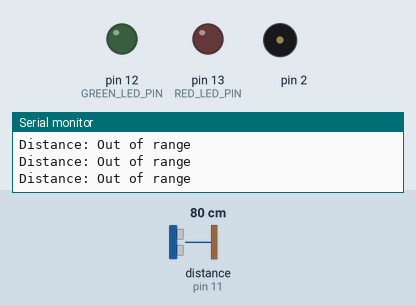
Simulated run of this sketch. Board: Arduino Uno, built with avr-gcc and run on an emulated ATmega328P. On the bench: output pins drawn as LEDs (lit = HIGH), buzzer (waves = sounding), the last lines printed to the serial monitor. Wiring (inferred from the names in the program): ultrasonic range finder: trigger pin 10; echo pin 11. Dashed ring = blinking. The inputs (shaded band) are chosen by the test bench; at power-on: distance to the obstacle (sensor on pin 11) 80 cm. The echo pulse lasts 58.3 µs per cm; pins used as bus, display or sensor lines are not drawn.

Above: at 1.2 s.
1.3 s: distance to the obstacle (sensor on pin 11) set to 20 cm
3.4 s: distance to the obstacle (sensor on pin 11) set to 16 cm
At 3.84 s:
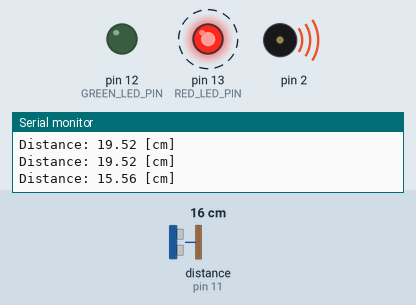
6.4 s: distance to the obstacle (sensor on pin 11) set to 35 cm
At 6.85 s:
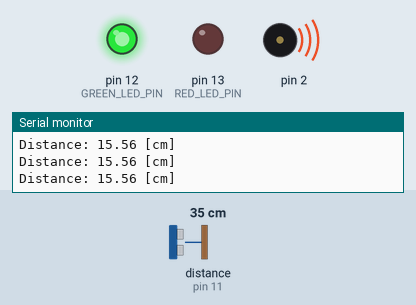
9.4 s: distance to the obstacle (sensor on pin 11) set to 9 cm
At 10.28 s:
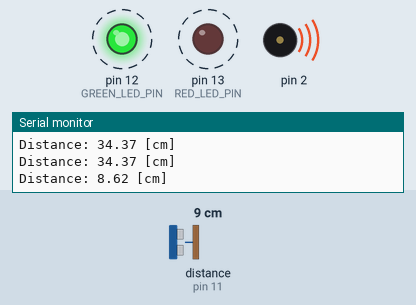
12.4 s: distance to the obstacle (sensor on pin 11) set to 18 cm
At 13.9 s:
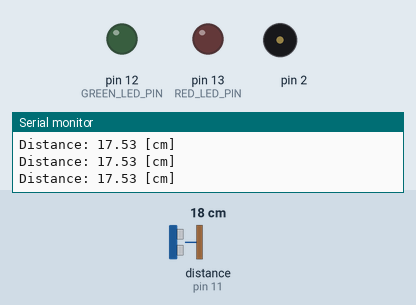
Timing chart, 0 to 14.9 s (numbered marks = the images above; inputs shaded):
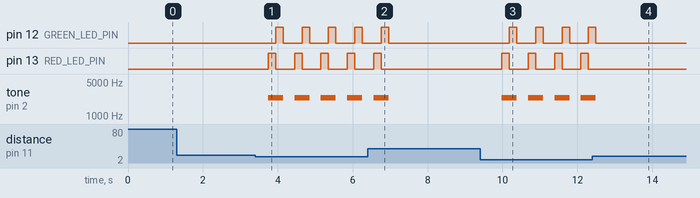

The sketch:

arduino_prog.ino
```cpp
long duration;
float distance;

void setup() {

  pinMode(13,OUTPUT); // RED LED PIN
  pinMode(12,OUTPUT); // GREEN LED PIN

  pinMode(11,INPUT); // ECHO PIN
  pinMode(10,OUTPUT); // TRIGGER PIN

  Serial.begin(9600);
}

void loop() {

  digitalWrite(10,LOW);
  delayMicroseconds(2);

  digitalWrite(10,HIGH);
  delayMicroseconds(10);
  digitalWrite(10,LOW);

  duration = pulseIn(11,HIGH);
  distance = duration*0.034/2; // 0.034 [cm/mikrosec]

  Serial.print("Distance: ");
  if(distance >= 50 || distance <= 4){
    Serial.println("Out of range");
    }
   else {
    Serial.print(distance);
    Serial.println(" [cm]");
    delay(300);
    }

    if(distance <= 17){
    digitalWrite(13,HIGH);
    digitalWrite(12,LOW);
    tone(2,2400);
    delay(200);
    digitalWrite(13,LOW);
    digitalWrite(12,HIGH);
    delay(200);
    noTone(2);
    digitalWrite(12,LOW);
   }

}
```

Measured:
- the behaviour switches between 18 and 17 cm on distance to the obstacle (sensor on pin 11) (found by bisection; images 0 and 1)
- after the input at 3.4 s, pin 12 (GREEN_LED_PIN): alternates HIGH for 0.20 s and LOW for 0.50 s, starting after 0.55 s; pin 13 (RED_LED_PIN): alternates HIGH for 0.20 s and LOW for 0.50 s, starting after 0.35 s; tone on pin 2: alternates 2400 Hz for 0.40 s and silent for 0.30 s, starting after 0.35 s
- after the input at 6.4 s, pin 12 (GREEN_LED_PIN): goes on until 7.0 s, then stays LOW; pin 13 (RED_LED_PIN): goes on until 6.8 s, then stays LOW; tone on pin 2: goes on until 7.0 s, then stays silent
- after the input at 9.4 s, pin 12 (GREEN_LED_PIN): alternates HIGH for 0.20 s and LOW for 0.50 s, starting after 0.79 s; pin 13 (RED_LED_PIN): alternates HIGH for 0.20 s and LOW for 0.50 s, starting after 0.59 s; tone on pin 2: alternates 2400 Hz for 0.40 s and silent for 0.30 s, starting after 0.59 s
- after the input at 12.4 s, pin 12 (GREEN_LED_PIN): goes on until 12.5 s, then stays LOW; pin 13 (RED_LED_PIN): stops changing and stays LOW; tone on pin 2: goes on until 12.5 s, then stays silent
